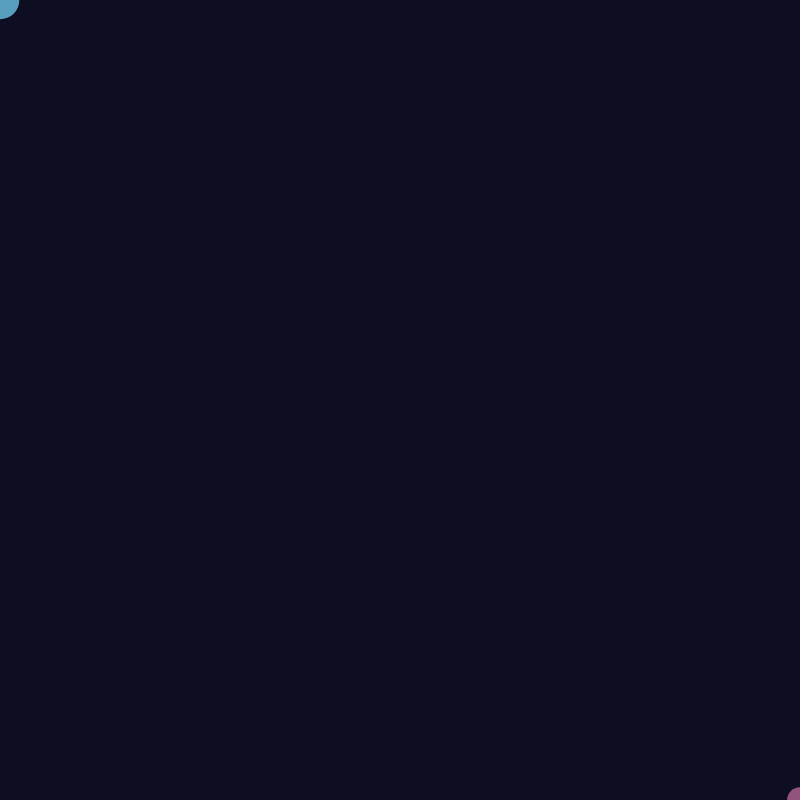
Frame 1 (no input)
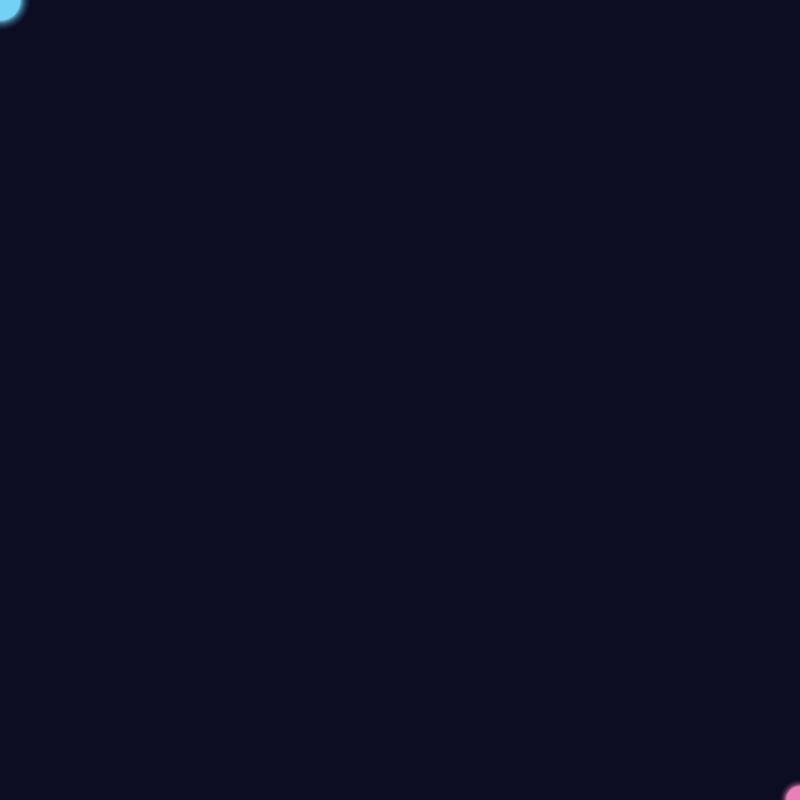
Frame 60 (no input)
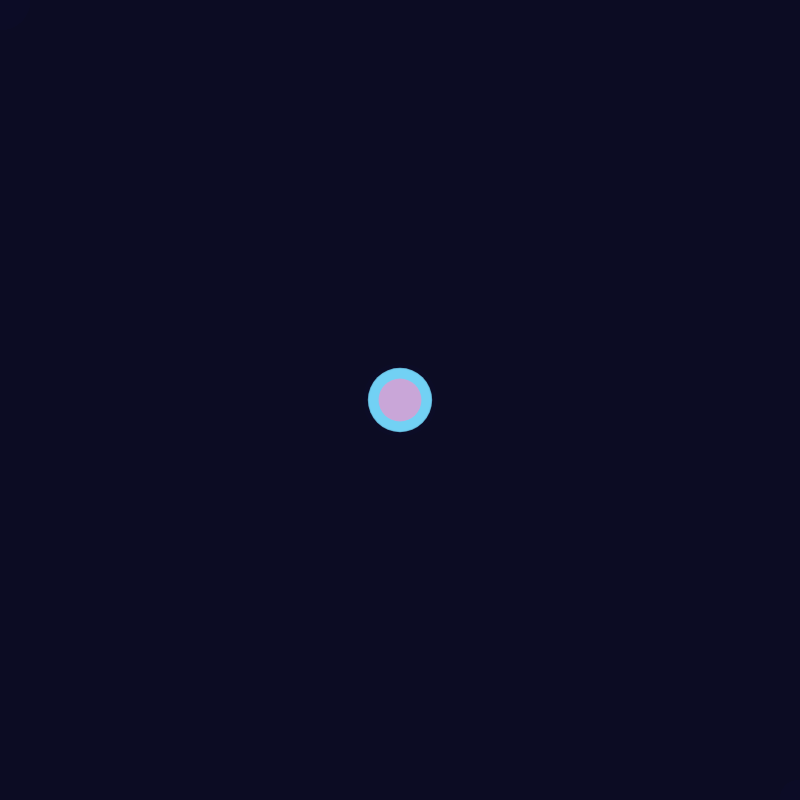
Frame 120 (the mouse pressed at the canvas centre since frame 60)

The p5.js sketch that drew these frames (run headless with seeded random() and noise() and a simulated clock; from frame 60 on, the mouse is pressed at the canvas centre):

// p5.js sketch
// ── sketch.js
//Ibrahima's Cosmic Dance//

//I used some arithmetic operators and system variables to create a dynamic cosmic dance effect. 
//The elements respond to mouse movements and clicks, creating an interactive experience.

let starSize = 25; // Declared variable 1: Base size for our cosmic elements
let angle = 0;     // Declared variable 2: Used to animate over time

function setup() {
  createCanvas(800, 800);
  background(15, 15, 35); // Deep space background
  noStroke();
}

function draw() {
  // Semi-transparent background creates a fading motion trail
  background(15, 15, 35, 30);

  // Value incrementing over time
  angle = angle + 0.05;

  // Using arithmetic operators (+, *, /) and system variables (mouseX, mouseY)
  let pulseOffset = sin(angle) * 15;
  let dynamicSize = starSize + pulseOffset; 
  let mirrorX = width - mouseX; // Arithmetic operator (-)
  let mirrorY = height - mouseY; // Arithmetic operator (-)

  // Primary interactive element following the mouse
  fill(120, 220, 255, 180);
  ellipse(mouseX, mouseY, dynamicSize * 1.5, dynamicSize * 1.5);

  // Secondary mirrored element moving in tandem
  fill(255, 140, 200, 140);
  ellipse(mirrorX, mirrorY, dynamicSize, dynamicSize);
}

// Event function: Change base star size randomly when mouse is clicked
function mousePressed() {
  starSize = random(15, 60);
}

// Event function: Clear or reset background when any key is pressed
function keyPressed() {
  background(15, 15, 35);
}


// Event function: Clears the canvas when any key is pressed
function keyPressed() {
  background(15, 15, 30, 30);
}
    
